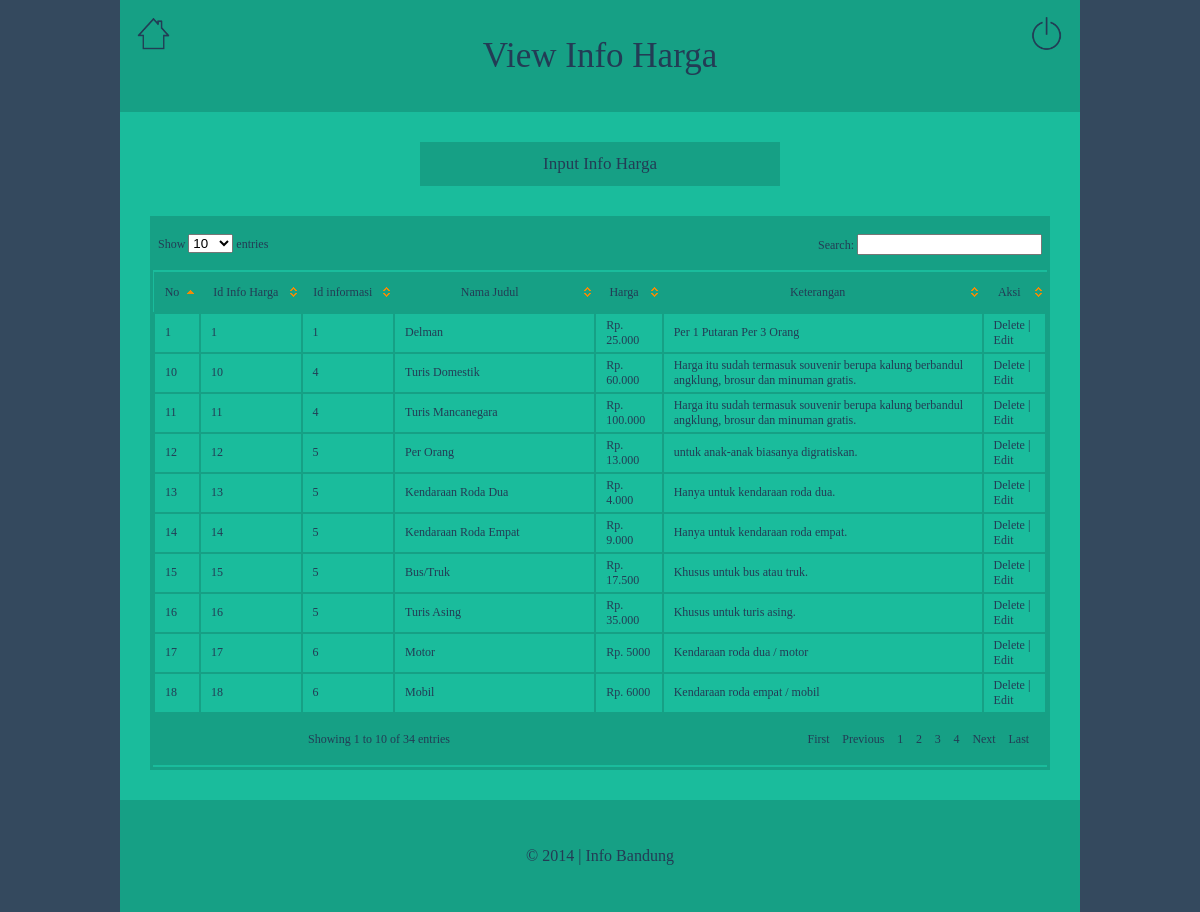
The app's page /info-bandung-admin/edit-info-harga/view_data.php (signed in) with its own data.
### tables this page shows
CREATE TABLE IF NOT EXISTS `t_info_harga` (
  `id_info_harga` int(20) NOT NULL AUTO_INCREMENT,
  `id_informasi` int(20) NOT NULL,
  `nama_judul` varchar(50) NOT NULL,
  `harga` varchar(50) NOT NULL,
  `ket` text NOT NULL,
  PRIMARY KEY (`id_info_harga`)
);

### info-bandung-admin/edit-info-harga/view_data.php (the view, shortened to what this page needs)
<?php require_once('../koneksi/koneksi.php'); ?>
<?php
$query = "SELECT * FROM t_info_harga";
$datatables = mysql_query($query, $koneksi) or die(mysql_error());
$row_datatables = mysql_fetch_assoc($datatables);
?>
<!DOCTYPE html PUBLIC "-//W3C//DTD XHTML 1.0 Transitional//EN" "http://www.w3.org/TR/xhtml1/DTD/xhtml1-transitional.dtd">
<html xmlns="http://www.w3.org/1999/xhtml">
<head>
	<link rel="stylesheet" href="../css/style.css" />
</head>
<body>
	<div class="content-info-harga"">
		<header>
			<div class="judul">
				<div id="kanan">
					<a href= "../login/logout.php">
						<img src="../gambar/shutdown1.png" id="shutdown" title="Logout">
					</a>
				</div>
				<div id="kiri">
					<a href="../index.php">
						<img src="../gambar/home1.png" id="rumah" title="Home">
					</a>
				</div>
				<center>
					<h3>View Info Harga</h3>
				</center>
			</div>
		</header>
		<div class="isi">
			<center>
				<a href="index.php">
					<input type="button" class="tombol"  value="Input Info Harga">
				</a>
				<div class="border">
					<table align="center" cellspacing="3" cellpadding="3" align="center" border="0" class="display" id="example">
						<thead>
							 <tr>
								<th width="20px">No</th>
								<th width="91px">Id Info Harga</th>
								<th width="82px">Id informasi</th>
								<th width="190px">Nama Judul</th>
								<th>Harga</th>
								<th>Keterangan</th>
								<th>Aksi</th>
							 </tr>
						 </thead>
					  <tbody>
					  <?php do { ?>
						<tr>
							<td><?php echo $c=$c+1;?></td>
							<td><?php echo $row_datatables['id_info_harga']; ?></td>
							<td><?php echo $row_datatables['id_informasi']; ?></td>
							<td><?php echo $row_datatables['nama_judul']; ?></td>
							<td><?php echo $row_datatables['harga']; ?></td>
							<td><?php echo $row_datatables['ket']; ?></td>
							<td id ="edit-links">
								<a href="delete.php?id_info_harga=<?php echo $row_datatables['id_info_harga']; ?>" onClick="return confirm('Apakah Anda yakin akan menghapus data ini?')">Delete</a> |
								<a href="edit.php?id_info_harga=<?php echo $row_datatables['id_info_harga']; ?>">Edit</a>
							</td>
						</tr>
						<?php } while ($row_datatables = mysql_fetch_assoc($datatables)); ?>
					   </tbody>
					</table>
				</div>
			</center>
		</div>
		<div class="footer">
			<center>
				<ul id ="footer-links">
					<li>
						<p>&copy 2014 | Info Bandung</p>
					</li>
				</ul>
			</center>
		</div>
	</div>
</body>
</html>

### info-bandung-admin/css/style.css (style rules this page uses)
html { background-color:#34495e; background-repeat:no-repeat; background-position:top; -webkit-background-size: cover; -moz-background-size: cover; -o-background-size: cover; background-size: cover; font-family:Corbert; font-weight:lighter; color:#233c55; }
body { margin:0; }
a { text-decoration:none; color:#233c55; }
h3 { font-size:35px; text-align:center; font-weight:lighter; color:#233c55; margin-bottom:35px; margin-top:35px; }
img#rumah { width:35px; height:35px; border-radius:0px; margin:5px; padding:8px; border:2px solid #16a085; background-color:none; float:left; }
img#shutdown { width:35px; height:35px; border-radius:0px; margin:5px; padding:8px; border:2px solid #16a085; background-color:none; float:right; }
ul#footer-links { list-style:none; margin:0px; padding:20px; }
ul#footer-links li { list-style:none; text-align:center; position:relative; padding:10px; }
.footer p { text-decoration:none; font-size:12pt; font-family:arial; color:#233c55; font-family:Corbert; }
.footer { background-color:#16a085; border:1px solid #16a085; }
table { width:90%; border:none; }
tr { height:40px; }
.isi { margin:auto; padding:30px; border-radius: 0px; border:2px solid #233c55; background-color:#1abc9c; border:none; }
.judul { background-color:#16a085; border:1px solid #16a085; }
.tombol { color: #233c55; font-family:Corbert; font-size:17px; text-align:center; width:40%; background-color:#16a085; border:0px; padding:10px; border:2px solid #16a085; border-radius:0px; }
.border { border: 3px solid #16a085; }
.content-info-harga { padding:0px; border:none; bottom: 0; right: 0; top: 0; left:0; margin-left: auto; margin-right: auto; left: 0; right: 0; width: 960px; height:auto; border:none; }

### info-bandung-admin/media/css/demo_table_jui.css (style rules this page uses)
table.display thead th { padding: 3px 0px 3px 10px; cursor: pointer; * cursor: hand; }
table.display { margin: 0 auto; width: 100%; clear: both; border-collapse: collapse; }
table.display td { padding: 3px 10px; background-color:#1abc9c; border:2px solid #16a085; }
tr.odd { background-color: #E2E4FF; }
tr.even { background-color: white; }
tr.odd td.sorting_1 { background-color: #1ABC9C; border:2px solid #16a085; }
tr.even td.sorting_1 { background-color: #1ABC9C; border:2px solid #16a085; }

### info-bandung-admin/edit-info-harga/view_data.php (style rules this page uses)
body { font-family: Corbert; font-size: 12px; }

### records on screen
t_info_harga: id_info_harga "1", id_informasi "1", nama_judul "Delman", harga "Rp. 25.000", ket "Per 1 Putaran Per 3 Orang"
t_info_harga: c "10", id_info_harga "10", id_informasi "4", nama_judul "Turis Domestik", harga "Rp. 60.000", ket "Harga itu sudah termasuk souvenir berupa kalung berbandul angklung, brosur dan minuman gratis."
t_info_harga: c "11", id_info_harga "11", id_informasi "4", nama_judul "Turis Mancanegara", harga "Rp. 100.000", ket "Harga itu sudah termasuk souvenir berupa kalung berbandul angklung, brosur dan minuman gratis."
t_info_harga: c "12", id_info_harga "12", id_informasi "5", nama_judul "Per Orang", harga "Rp. 13.000", ket "untuk anak-anak biasanya digratiskan."
t_info_harga: c "13", id_info_harga "13", id_informasi "5", nama_judul "Kendaraan Roda Dua", harga "Rp. 4.000", ket "Hanya untuk kendaraan roda dua."
t_info_harga: c "14", id_info_harga "14", id_informasi "5", nama_judul "Kendaraan Roda Empat", harga "Rp. 9.000", ket "Hanya untuk kendaraan roda empat."
t_info_harga: c "15", id_info_harga "15", id_informasi "5", nama_judul "Bus/Truk", harga "Rp. 17.500", ket "Khusus untuk bus atau truk."
t_info_harga: c "16", id_info_harga "16", id_informasi "5", nama_judul "Turis Asing", harga "Rp. 35.000", ket "Khusus untuk turis asing."
t_info_harga: c "17", id_info_harga "17", id_informasi "6", nama_judul "Motor", harga "Rp. 5000", ket "Kendaraan roda dua / motor"
t_info_harga: c "18", id_info_harga "18", id_informasi "6", nama_judul "Mobil", harga "Rp. 6000", ket "Kendaraan roda empat / mobil"
